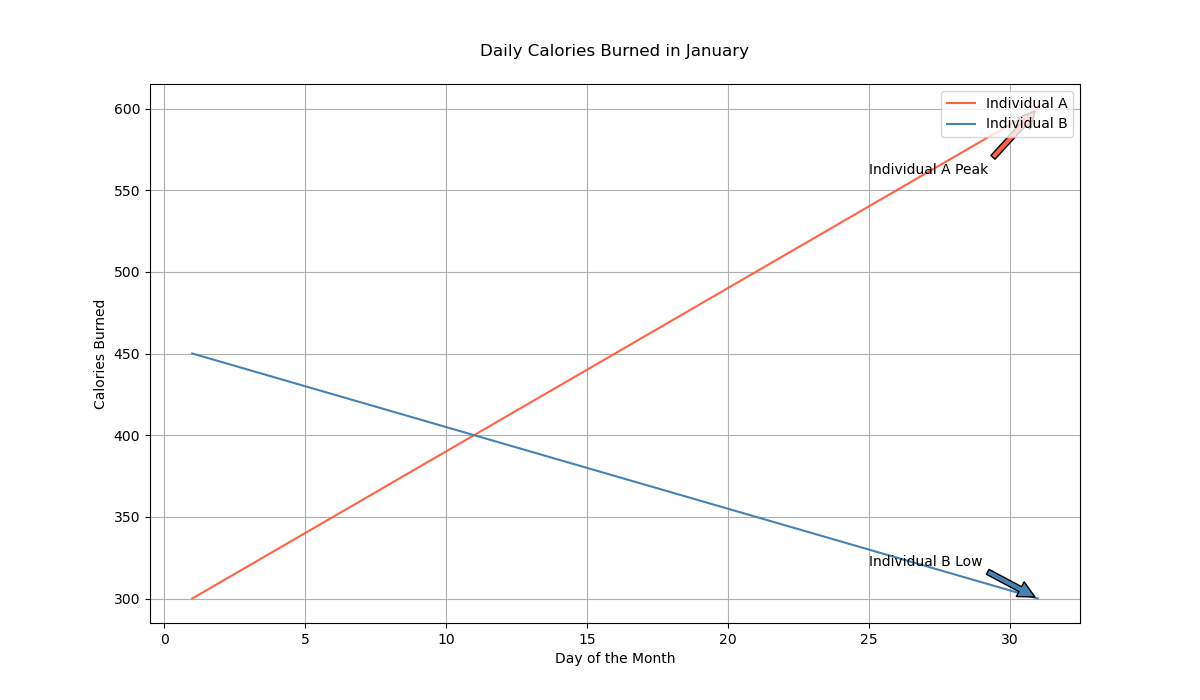

Here is the Python script that generated this plot:

import matplotlib.pyplot as plt

days = [i for i in range(1, 32)]
calories_individual_a = [300, 310, 320, 330, 340, 350, 360, 370, 380, 390, 400, 410, 420, 430, 440, 450, 460, 470, 480, 490, 500, 510, 520, 530, 540, 550, 560, 570, 580, 590, 600]
calories_individual_b = [450, 445, 440, 435, 430, 425, 420, 415, 410, 405, 400, 395, 390, 385, 380, 375, 370, 365, 360, 355, 350, 345, 340, 335, 330, 325, 320, 315, 310, 305, 300]

plt.figure(figsize=(12, 7))
plt.plot(days, calories_individual_a, color='#FF6347', label='Individual A')  # Tomato
plt.plot(days, calories_individual_b, color='#4682B4', label='Individual B')  # SteelBlue

plt.title('Daily Calories Burned in January', pad=20)
plt.xlabel('Day of the Month')
plt.ylabel('Calories Burned')

plt.annotate('Individual A Peak', xy=(31, calories_individual_a[-1]), xytext=(25, calories_individual_a[-5]),
             arrowprops=dict(facecolor='#FF6347', shrink=0.05))

plt.annotate('Individual B Low', xy=(31, calories_individual_b[-1]), xytext=(25, calories_individual_b[-5]),
             arrowprops=dict(facecolor='#4682B4', shrink=0.05))

plt.grid(True)
plt.legend(loc='upper right')
plt.show()
